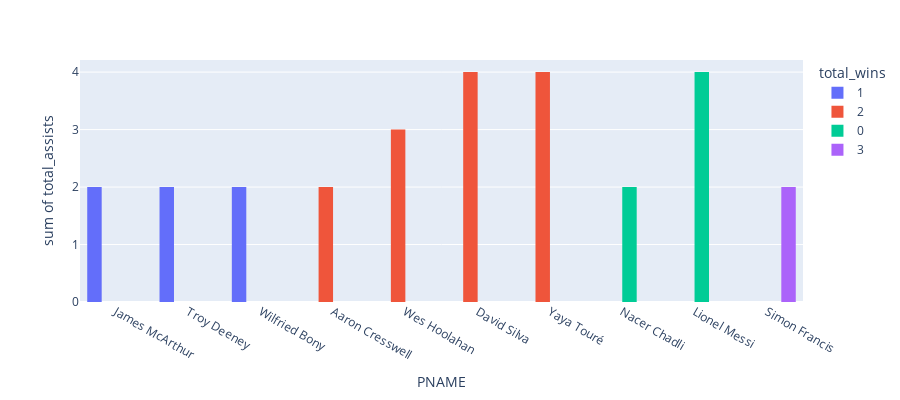

The notebook cell saved with this chart:
### Code cell
import plotly.express as px

fig = px.histogram(df_read2_sorted, x="PNAME", y="total_assists",
             color='total_wins', barmode='group',
             height=400)
fig.show()

### Figure 1 — Plotly figure (JSON) as saved in the notebook; plotly's stock layout.template omitted (floating-point values rounded to 4 significant figures)
{"data": [{"alignmentgroup": "True", "bingroup": "x", "histfunc": "sum", "hovertemplate": "total_wins=1<br>PNAME=%{x}<br>sum of total_assists=%{y}<extra></extra>", "legendgroup": "1", "marker": {"color": "#636efa", "pattern": {"shape": ""}}, "name": "1", "offsetgroup": "1", "orientation": "v", "showlegend": true, "type": "histogram", "x": ["James McArthur", "Troy Deeney", "Wilfried Bony"], "xaxis": "x", "y": [2, 2, 2], "yaxis": "y"}, {"alignmentgroup": "True", "bingroup": "x", "histfunc": "sum", "hovertemplate": "total_wins=2<br>PNAME=%{x}<br>sum of total_assists=%{y}<extra></extra>", "legendgroup": "2", "marker": {"color": "#EF553B", "pattern": {"shape": ""}}, "name": "2", "offsetgroup": "2", "orientation": "v", "showlegend": true, "type": "histogram", "x": ["Aaron Cresswell", "Wes Hoolahan", "David Silva", "Yaya Touré"], "xaxis": "x", "y": [2, 3, 4, 4], "yaxis": "y"}, {"alignmentgroup": "True", "bingroup": "x", "histfunc": "sum", "hovertemplate": "total_wins=0<br>PNAME=%{x}<br>sum of total_assists=%{y}<extra></extra>", "legendgroup": "0", "marker": {"color": "#00cc96", "pattern": {"shape": ""}}, "name": "0", "offsetgroup": "0", "orientation": "v", "showlegend": true, "type": "histogram", "x": ["Nacer Chadli", "Lionel Messi"], "xaxis": "x", "y": [2, 4], "yaxis": "y"}, {"alignmentgroup": "True", "bingroup": "x", "histfunc": "sum", "hovertemplate": "total_wins=3<br>PNAME=%{x}<br>sum of total_assists=%{y}<extra></extra>", "legendgroup": "3", "marker": {"color": "#ab63fa", "pattern": {"shape": ""}}, "name": "3", "offsetgroup": "3", "orientation": "v", "showlegend": true, "type": "histogram", "x": ["Simon Francis"], "xaxis": "x", "y": [2], "yaxis": "y"}], "layout": {"barmode": "group", "height": 400, "legend": {"title": {"text": "total_wins"}, "tracegroupgap": 0}, "margin": {"t": 60}, "xaxis": {"anchor": "y", "domain": [0, 1], "title": {"text": "PNAME"}}, "yaxis": {"anchor": "x", "domain": [0, 1], "title": {"text": "sum of total_assists"}}}}
